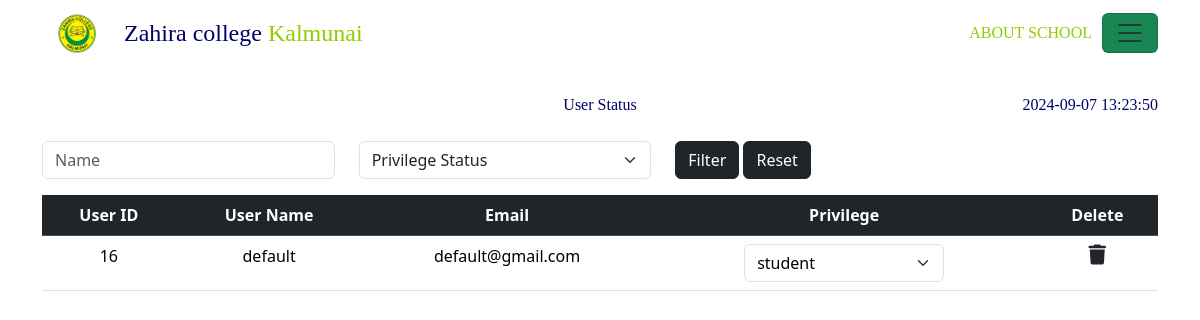
/pages/admin-manager/admin-manager.php, run on an earlier commit of the app's database.
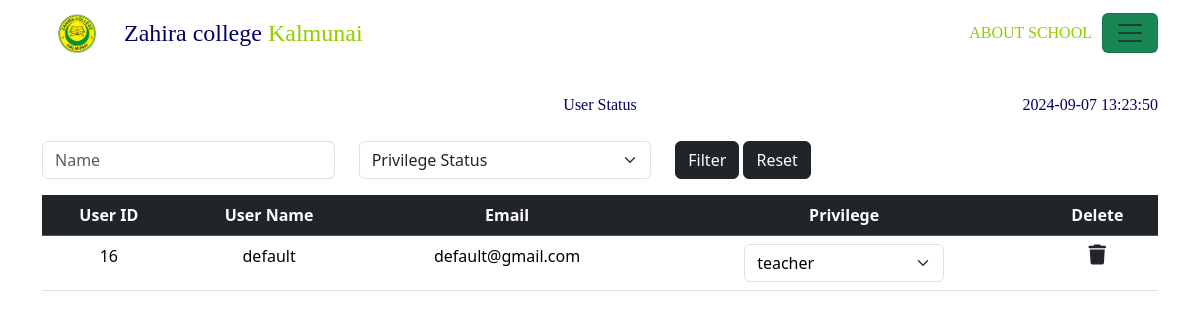
And on a later commit of the database.
### tables this page shows
CREATE TABLE `user_login` (
  `user_id` int(11) NOT NULL,
  `username` varchar(50) NOT NULL,
  `password` varchar(255) NOT NULL,
  `email` varchar(255) NOT NULL,
  `privilage` enum('teacher','student') NOT NULL DEFAULT 'student'
);

### pages/admin-manager/admin-manager.php (the view, shortened to what this page needs)
<!DOCTYPE html>
<html lang="en">
<head>
    <link rel="stylesheet" href="style.css">
    <link href="https://cdn.jsdelivr.net/npm/bootstrap@5.3.2/dist/css/bootstrap.min.css" rel="stylesheet">
    <link href="https://getbootstrap.com/docs/5.3/assets/css/docs.css" rel="stylesheet">
    <link href="https://db.onlinewebfonts.com/c/1f182a2cd2b60d5a6ac9667a629fbaae?family=PF+Din+Stencil+W01+Bold" rel="stylesheet">
    <link href="https://unpkg.com/aos@2.3.1/dist/aos.css" rel="stylesheet">
    <link rel="stylesheet" href="https://cdnjs.cloudflare.com/ajax/libs/font-awesome/6.4.0/css/all.min.css" />
</head>
<body>
    <div class="home">
        <?php
        include '../../components/navbar/navbar.php';
        ?>
        <div class="admin-dashbord container">
            <div class="admin-dashbord-tittle mb-4" style="position: relative;">
                <P class="" style=" margin-bottom: 0 !important;">User Status</P>
                <div class="time" style=" position: absolute; right: 0%;">
                    <?php
                    $currentDateTime = date('Y-m-d H:i:s');
                    echo $currentDateTime;
                    ?>
                </div>
            </div>
            <div class="row mb-2 mt-1 filter-section">
                <div class="col-md-12">
                    <div class="row">
                        <div class="col-md-10">
                            <form action="admin-manager.php" method="GET">
                                <div class="row">
                                    <div class="col-md-4 mb-3">
                                        <input type="text" name="name" value="<?= isset($_GET['name']) ? $_GET['name'] : '' ?>" class="form-control" placeholder="Name">
                                    </div>
                                    <div class="col-md-4 mb-2">
                                        <select name=privilage-status id="" class="form-select">
                                            <option value="">Privilege Status</option>
                                        </select>
                                    </div>
                                    <div class="col-md-4 mb-2">
                                        <button class="btn btn-dark" type="submit">Filter</button>
                                        <a href="admin-manager.php" type="reset" class="btn btn-dark">Reset</a>
                                    </div>
                            </form>
                        </div>
                    </div>
                </div>
            </div>
            <div class="container-2" id="childScroll" onscroll="saveScrollPositions()">
                <?php
                if ((isset($_GET['name']) || isset($_GET['privilage-status']))) {
                ?>
                    <table class="table table-hover text-center ">
                        <thead class="table-dark">
                            <tr>
                                <th scope="col">User ID</th>
                                <th scope="col">User Name</th>
                                <th scope="col">Email</th>
                                <th scope="col">Privilege</th>
                                <th scope="col" class="col-remove">Delete</th>
                            </tr>
                        </thead>
                        <tbody>
                            <?php
                            include $_SERVER['DOCUMENT_ROOT'] . "/ziyan-sem-4/db_conn.php";
                            $name = isset($_GET['name']) ? $_GET['name'] : '';
                            $privilageStatus = isset($_GET['privilage-status']) ? $_GET['privilage-status'] : '';
                            $sql = "SELECT * FROM user_login WHERE 1";
                            if (!empty($name)) {
                                $name = mysqli_real_escape_string($conn, $name);
                                $sql .= " AND username LIKE '%$name%'";
                            }
                            if (!empty($privilageStatus)) {
                                $privilageStatus = mysqli_real_escape_string($conn, $privilageStatus);
                                $sql .= " AND privilage = '$privilageStatus'";
                            }
                            echo $sql;
                            $result = mysqli_query($conn, $sql);
                            $conn->close();
                            if ($result && mysqli_num_rows($result) > 0) {
                                while ($row = mysqli_fetch_assoc($result)) {
                            ?>
                                    <tr>
                                        <td>
                                            <?php echo $row["user_id"]; ?>
                                        </td>
                                        <td>
                                            <?php echo $row["username"]; ?>
                                        </td>
                                        <td>
                                            <?php echo $row["email"]; ?>
                                        </td>
                                        <td>
                                            <form method="post">
                                                <input type="hidden" name="user_id" value="<?php echo $row['user_id']; ?>">
                                                <div style="display:flex; justify-content:center;">
                                                    <select style="width:200px;" class="form-select payment-form-select" name="status" onchange="updatePaymentStatus(<?php echo $row['user_id']; ?>, this.value)">
                                                        <option value="teacher" <?php echo ($row["privilage"] == 'teacher') ? "selected" : ""; ?>>teacher</option>
                                                        <option value="student" <?php echo ($row["privilage"] == 'student') ? "selected" : ""; ?>>student</option>
                                                    </select>
                                                </div>
                                            </form>
                                        </td>
                                        <td class="col-remove"><a href="admin-manager.php?id=<?php echo $row["user_id"]; ?>" class="link-dark" onclick="return confirmDelete();"><i class="fa-solid fa-trash fs-5"></i></a></td>
                                    </tr>
                                <?php }
                            } else { ?>
                                <tr>
                                    <td colspan="15">
                                        <?php echo 'No records found' ?>
                                    </td>
                                </tr>
                            <?php
                            }
                            ?>
                        </tbody>
                    </table>
                    <script>
                        function confirmDelete() {
                            return confirm("Are you sure you want to delete this record?");
                        }
                        function updatePaymentStatus(userId, status) {
                            // Create a new XMLHttpRequest object
                            var xhr = new XMLHttpRequest();
                            // Prepare the request
                            xhr.open("POST", "", true); // Use current URL for the request
                            xhr.setRequestHeader("Content-Type", "application/x-www-form-urlencoded");
                            // Define what happens on successful data submission
                            xhr.onreadystatechange = function() {
                                if (xhr.readyState === XMLHttpRequest.DONE) {
                                    if (xhr.status === 200) {
                                        // Reload the page upon successful submission
                                        window.location.reload();
                                    } else {
                                        // Log error message to console
                                        console.error("Error updating payment status. Status code: " + xhr.status);
                                    }
                                }
                            };
                            // Send the request
                            xhr.send("user_id=" + userId + "&status=" + status);
                        }
                    </script>
                <?php
                } else { ?>
                    <table class="table table-hover text-center">
                        <thead class="table-dark">
                            <tr>
                                <th scope="col">User ID </th>
                                <th scope="col">User Name</th>
                                <th scope="col">Email</th>
                                <th scope="col">Privilege</th>
                                <th scope="col" class="col-remove">Delete</th>
                            </tr>
                        </thead>
                        <tbody>
                            <?php
                            include $_SERVER['DOCUMENT_ROOT'] . "/ziyan-sem-4/db_conn.php";
                            $sql = "SELECT * FROM `user_login` ORDER BY `user_id` DESC";
                            $result = mysqli_query($conn, $sql);
                            if ($result && mysqli_num_rows($result) > 0) {
                                while ($row = mysqli_fetch_assoc($result)) {
                            ?>
                                    <tr>
                                        <td><?php echo $row["user_id"]; ?></td>
                                        <td><?php echo $row["username"] ?></td>
                                        <td><?php echo $row["email"] ?></td>
                                        <td>
                                            <form method="post">
                                                <div style="display:flex; justify-content:center;">
                                                    <select style="width:200px;" class="form-select payment-form-select" name="status" onchange="updatePaymentStatus(<?php echo $row['user_id']; ?>, this.value)">
                                                        <option value="teacher" <?php echo ($row["privilage"] == 'teacher') ? "selected" : ""; ?>>teacher</option>
                                                        <option value="student" <?php echo ($row["privilage"] == 'student') ? "selected" : ""; ?>>student</option>
                                                    </select>
                                                </div>
                                            </form>
                                        </td>
                                        <td class="col-remove"><a href="admin-manager.php?id=<?php echo $row['user_id']; ?>" class="link-dark" onclick="return confirmDelete();"><i class="fa-solid fa-trash fs-5"></i></a></td>
                                    </tr>
                                <?php
                                }
                                ?>
                            <?php
                            }
                            ?>
                        </tbody>
                    </table>
                <?php } ?>
            </div>
        </div>
    </div>
</body>
</html>

### components/navbar/navbar.php (shortened to what this page needs)
<!DOCTYPE html>
<html lang="en">
<head>
</head>
<body>
    <div class="nav-group navbar-dark" id="navbar">
        <nav class="navbar">
            <div class="container">
                <a href="" class="navbar-brand fs-4">
                    <img src="/ziyan-sem-4/images/logo.png" alt="" width="70">
                    <span class="container responsive-brand-item">
                        Zahira college<span class="brand-br"><span class="kalmunai"> Kalmunai </span>
                </a>
                <div class="navbar-nav-outer ">
                    <div class="nav-item-outer">
                        <a href=""
                            class="nav-link nav-link-about">ABOUT SCHOOL</a>
                    </div>
                </div>
                <button class="navbar-toggler" type="button" data-bs-toggle="offcanvas" data-bs-target="#myNavBar">
                    <span class="navbar-toggler-icon"></span>
                </button>
            </div>
        </nav>
    </div>
</body>
</html>

### pages/admin-manager/style.css (style rules this page uses)
* { box-sizing: border-box; }
body { width: 100vw; height: fit-content; overflow-x: hidden; background-color: #ddd; }
.home { position: relative; top: 0%; height: fit-content; }
.admin-dashbord { height: 100vh; width: 100vw; padding: 20px; padding-top: 93px; position: relative; }
.container-2 { height: 75vh; overflow-x: scroll; }
.admin-dashbord-tittle { text-align: center; width: 100%; display: flex; align-items: center; justify-content: center; color: #000066; font-family: "PF Din Stencil W01 Bold"; }
.payment-form-select { color: rgb(0, 0, 0) !important; }

### components/navbar/navbar.php (style rules this page uses)
.nav-group { position: fixed; top: 0%; width: 100%; z-index: 3; background-color: transparent; }
.responsive-brand-item { color: #000066; font-family: "PF Din Stencil W01 Bold"; }
.nav-link, .outer-button, .offcanvas-button { font-family: "PF Din Stencil W01 Bold"; }
.nav-link-about { color: #91CC00; }
.kalmunai { color: #91CC00; }
@media only screen and (min-width: 992px) { .navbar-nav-outer { list-style: none; display: flex; align-items: center; margin-left: auto; } }
@media only screen and (min-width: 992px) { .nav-item-outer { padding: 10px; } }
.navbar-brand { display: flex; align-items: center; }
.navbar-toggler { background-color: #198754; }

What changed in the data, as far as the page shows it:
changed user_login "default": status "student" → "teacher"
